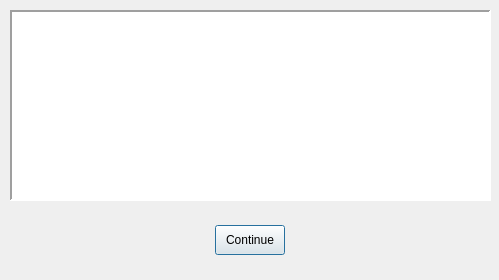
<?xml version="1.0" encoding="UTF-8"?>
<ui version="4.0">
 <class>user_info_dialog</class>
 <widget class="QDialog" name="user_info_dialog">
  <property name="geometry">
   <rect>
    <x>0</x>
    <y>0</y>
    <width>499</width>
    <height>280</height>
   </rect>
  </property>
  <property name="windowTitle">
   <string>User Info Dialog</string>
  </property>
  <widget class="QTextBrowser" name="user_prompt_output">
   <property name="geometry">
    <rect>
     <x>10</x>
     <y>10</y>
     <width>481</width>
     <height>191</height>
    </rect>
   </property>
   <property name="frameShape">
    <enum>QFrame::Panel</enum>
   </property>
   <property name="frameShadow">
    <enum>QFrame::Sunken</enum>
   </property>
   <property name="lineWidth">
    <number>2</number>
   </property>
  </widget>
  <widget class="QWidget" name="layoutWidget">
   <property name="geometry">
    <rect>
     <x>210</x>
     <y>220</y>
     <width>81</width>
     <height>41</height>
    </rect>
   </property>
   <layout class="QHBoxLayout" name="buttons_horz">
    <property name="spacing">
     <number>13</number>
    </property>
    <property name="sizeConstraint">
     <enum>QLayout::SetNoConstraint</enum>
    </property>
    <item>
     <widget class="QPushButton" name="continue_button">
      <property name="sizePolicy">
       <sizepolicy hsizetype="Minimum" vsizetype="Minimum">
        <horstretch>0</horstretch>
        <verstretch>0</verstretch>
       </sizepolicy>
      </property>
      <property name="minimumSize">
       <size>
        <width>70</width>
        <height>30</height>
       </size>
      </property>
      <property name="maximumSize">
       <size>
        <width>70</width>
        <height>30</height>
       </size>
      </property>
      <property name="text">
       <string>Continue</string>
      </property>
     </widget>
    </item>
   </layout>
  </widget>
 </widget>
 <resources/>
 <connections/>
</ui>
